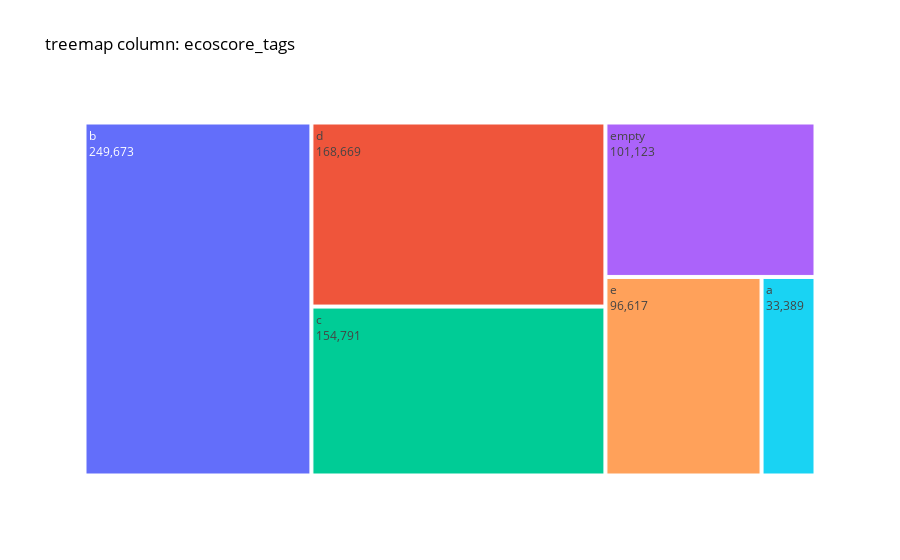
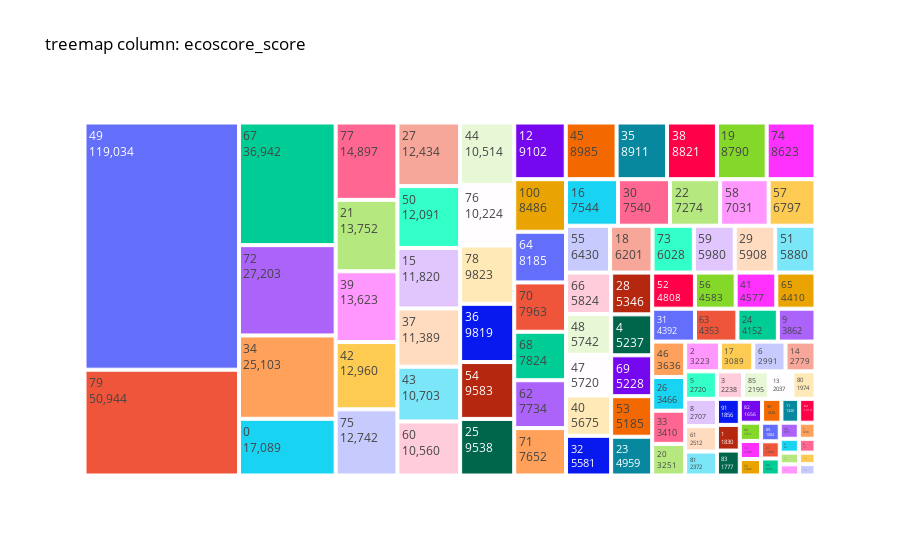
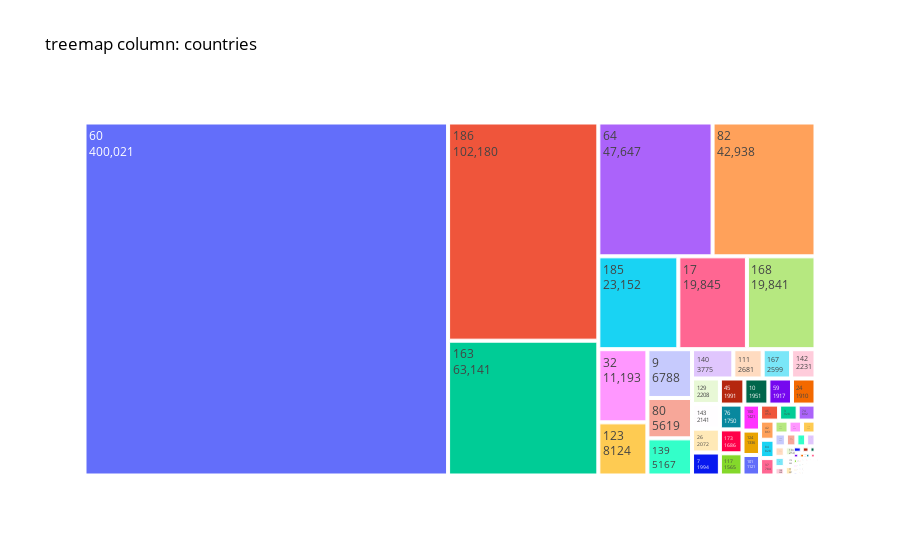
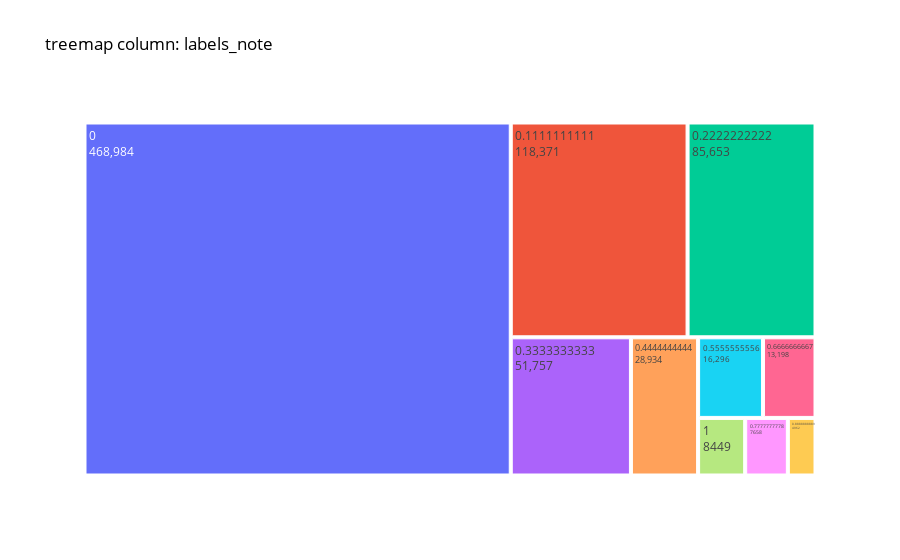

Notebook code for these charts, in order:
### Code cell
colonnes_a_travailler = ['ecoscore_tags', 'ecoscore_score', 'countries', 'labels_note', 'groups']  
df = load_jsonl_to_dataframe(file_path)
for column in colonnes_a_travailler:
    create_treemap_for_column(df, column)

### Figure 1 — Plotly figure (JSON) as saved in the notebook; plotly's stock layout.template omitted (floating-point values rounded to 4 significant figures)
{"data": [{"labels": ["b", "d", "c", "empty", "e", "a"], "parents": ["", "", "", "", "", ""], "textinfo": "label+value", "type": "treemap", "values": [249673, 168669, 154791, 101123, 96617, 33389]}], "layout": {"font": {"color": "black"}, "paper_bgcolor": "white", "plot_bgcolor": "white", "title": {"text": "treemap column: ecoscore_tags"}}}

### Figure 2 — Plotly figure (JSON) as saved in the notebook; plotly's stock layout.template omitted (floating-point values rounded to 4 significant figures)
{"data": [{"labels": [49, 79, 67, 72, 34, 0, 77, 21, 39, 42, 75, 27, 50, 15, 37, 43, 60, 44, 76, 78, 36, 54, 25, 12, 45, 35, 38, 19, 74, 100, 64, 70, 68, 62, 71, 16, 30, 22, 58, 57, 55, 18, 73, 59, 29, 51, 66, 48, 47, 40, 32, 28, 4, 69, 53, 23, 52, 56, 41, 65, 31, 63, 24, 9, 46, 26, 33, 20, 2, 17, 6, 14, 5, 8, 61, 81, 3, 85, 13, 80, 91, 1, 83, 82, 90, 11, 84, 88, 10, 92, 89, 87, 94, 93, 7, 86, 96, 95, 99, 97, 98, 78.42], "parents": ["", "", "", "", "", "", "", "", "", "", "", "", "", "", "", "", "", "", "", "", "", "", "", "", "", "", "", "", "", "", "", "", "", "", "", "", "", "", "", "", "", "", "", "", "", "", "", "", "", "", "", "", "", "", "", "", "", "", "", "", "", "", "", "", "", "", "", "", "", "", "", "", "", "", "", "", "", "", "", "", "", "", "", "", "", "", "", "", "", "", "", "", "", "", "", "", "", "", "", "", "", ""], "textinfo": "label+value", "type": "treemap", "values": [119034, 50944, 36942, 27203, 25103, 17089, 14897, 13752, 13623, 12960, 12742, 12434, 12091, 11820, 11389, 10703, 10560, 10514, 10224, 9823, 9819, 9583, 9538, 9102, 8985, 8911, 8821, 8790, 8623, 8486, 8185, 7963, 7824, 7734, 7652, 7544, 7540, 7274, 7031, 6797, 6430, 6201, 6028, 5980, 5908, 5880, 5824, 5742, 5720, 5675, 5581, 5346, 5237, 5228, 5185, 4959, 4808, 4583, 4577, 4410, 4392, 4353, 4152, 3862, 3636, 3466, 3410, 3251, 3223, 3089, 2991, 2779, 2720, 2707, 2512, 2372, 2238, 2195, 2037, 1974, 1856, 1830, 1777, 1656, 1438, 1320, 1214, 1211, 1200, 1092, 1084, 1000, 990, 955, 838, 827, 717, 706, 670, 587, 583, 1]}], "layout": {"font": {"color": "black"}, "paper_bgcolor": "white", "plot_bgcolor": "white", "title": {"text": "treemap column: ecoscore_score"}}}

### Figure 3 — Plotly figure (JSON) as saved in the notebook; plotly's stock layout.template omitted (floating-point values rounded to 4 significant figures)
{"data": [{"labels": [60, 186, 163, 64, 82, 185, 17, 168, 32, 123, 9, 80, 139, 140, 111, 167, 142, 129, 143, 26, 7, 45, 10, 59, 24, 76, 173, 117, 100, 124, 101, 46, 3, 74, 42, 84, 37, 161, 66, 178, 156, 35, 151, 153, 21, 81, 138, 184, 179, 77, 157, 183, 141, 51, 104, 91, 79, 158, 75, 137, 55, 131, 16, 63, 36, 170, 41, 192, 43, 44, 152, 95, 110, 134, 86, 49, 50, 113, 2, 4, 31, 133, 78, 107, 128, 27, 25, 191, 57, 98, 22, 8, 94, 73, 13, 136, 30, 166, 105, 68, 1, 61, 188, 164, 127, 85, 187, 14, 52, 119, 11, 65, 114, 115, 130, 20, 120, 193, 116, 83, 160, 58], "parents": ["", "", "", "", "", "", "", "", "", "", "", "", "", "", "", "", "", "", "", "", "", "", "", "", "", "", "", "", "", "", "", "", "", "", "", "", "", "", "", "", "", "", "", "", "", "", "", "", "", "", "", "", "", "", "", "", "", "", "", "", "", "", "", "", "", "", "", "", "", "", "", "", "", "", "", "", "", "", "", "", "", "", "", "", "", "", "", "", "", "", "", "", "", "", "", "", "", "", "", "", "", "", "", "", "", "", "", "", "", "", "", "", "", "", "", "", "", "", "", "", "", ""], "textinfo": "label+value", "type": "treemap", "values": [400021, 102180, 63141, 47647, 42938, 23152, 19845, 19841, 11193, 8124, 6788, 5619, 5167, 3775, 2681, 2599, 2231, 2208, 2141, 2072, 1994, 1991, 1951, 1917, 1910, 1750, 1686, 1565, 1421, 1336, 1121, 953, 928, 892, 861, 828, 784, 562, 543, 539, 457, 423, 392, 376, 334, 329, 268, 250, 245, 237, 177, 154, 119, 113, 102, 95, 90, 87, 64, 61, 61, 51, 48, 48, 47, 46, 45, 42, 42, 41, 40, 37, 35, 27, 26, 25, 25, 21, 19, 18, 18, 18, 17, 15, 15, 14, 13, 13, 10, 7, 7, 7, 7, 7, 7, 7, 6, 6, 5, 4, 4, 4, 4, 3, 3, 3, 3, 3, 2, 2, 2, 2, 2, 2, 1, 1, 1, 1, 1, 1, 1, 1]}], "layout": {"font": {"color": "black"}, "paper_bgcolor": "white", "plot_bgcolor": "white", "title": {"text": "treemap column: countries"}}}

### Figure 4 — Plotly figure (JSON) as saved in the notebook; plotly's stock layout.template omitted (floating-point values rounded to 4 significant figures)
{"data": [{"labels": [0, 0.1111, 0.2222, 0.3333, 0.4444, 0.5556, 0.6667, 1, 0.7778, 0.8889], "parents": ["", "", "", "", "", "", "", "", "", ""], "textinfo": "label+value", "type": "treemap", "values": [468984, 118371, 85653, 51757, 28934, 16296, 13198, 8449, 7658, 4962]}], "layout": {"font": {"color": "black"}, "paper_bgcolor": "white", "plot_bgcolor": "white", "title": {"text": "treemap column: labels_note"}}}
